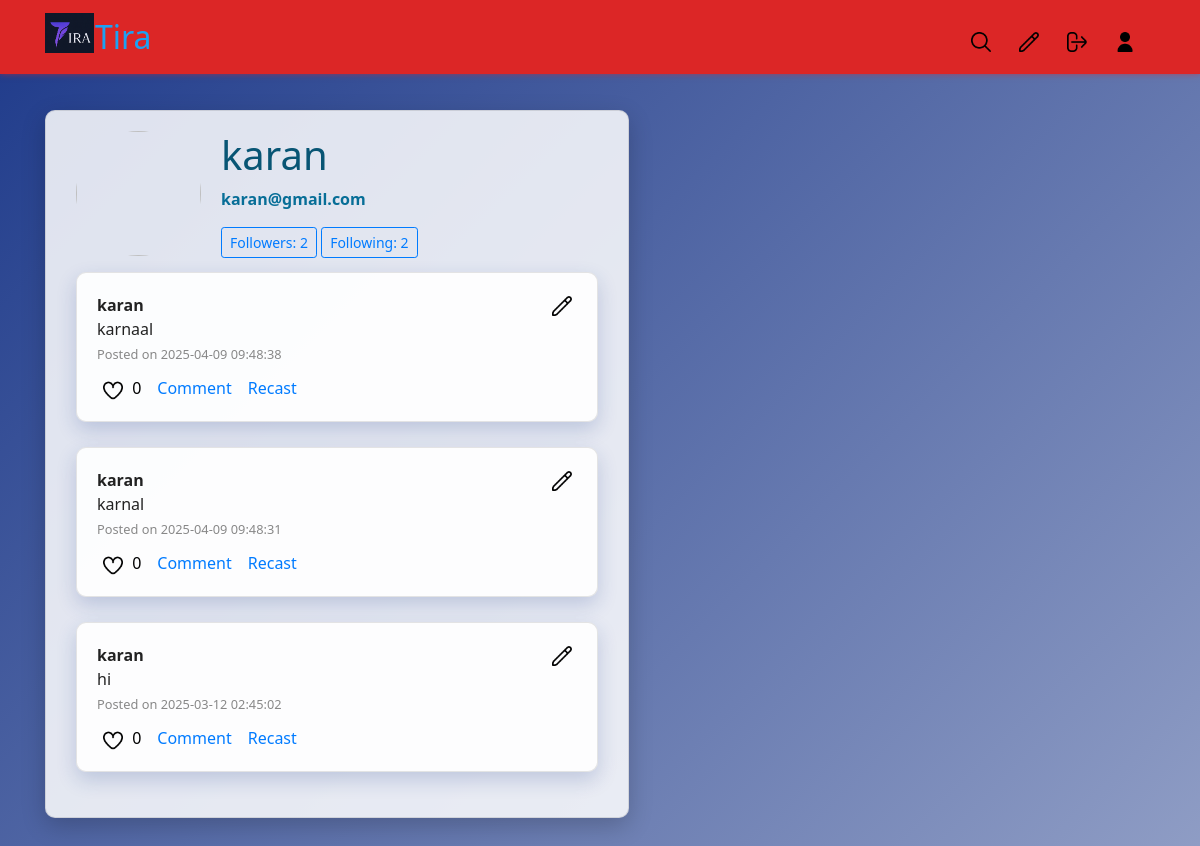
The app's page /dashboard/karan (signed in) with its own data.
### project/model.py (models this page shows, shortened)
class User(db.Model, UserMixin):
    id = db.Column(db.Integer, primary_key=True)
    username = db.Column(db.String(20), unique=True, nullable=False)
    email = db.Column(db.String(120), unique=True, nullable=False)
    image_file = db.Column(db.String(20), nullable=False, default='default.jpg')
    password = db.Column(db.String(60), nullable=False)
    posts = db.relationship('Post', backref='author', lazy=True)
    followers = db.relationship('Follow', foreign_keys='Follow.following', backref='followed', lazy='dynamic')
    followings = db.relationship('Follow', foreign_keys='Follow.follower', backref='follower_user', lazy='dynamic')
    sent_messages = db.relationship('ChatMessage', foreign_keys='ChatMessage.sender_id', backref='sender', lazy=True)
    received_messages = db.relationship('ChatMessage', foreign_keys='ChatMessage.receiver_id', backref='receiver', lazy=True)

class Post(db.Model):
    id = db.Column(db.Integer, primary_key=True)
    content = db.Column(db.Text, nullable=False)
    date_posted = db.Column(db.DateTime, nullable=False, default=datetime.utcnow)
    is_public = db.Column(db.Boolean, default=True)
    like_counter = db.Column(db.Integer, default=0)
    user_id = db.Column(db.Integer, db.ForeignKey('user.id'), nullable=False)
    user = db.relationship('User', backref=db.backref('user_posts', lazy=True))

### project/routes.py (the view)
@app.route('/dashboard/<username>')
@login_required
def dashboard(username):
    user = User.query.filter_by(username=username).first_or_404()
    posts = Post.query.filter_by(user_id=user.id).order_by(Post.date_posted.desc()).all()
    return render_template("dashboard.html", user=user, posts=posts)

### project/model.py (called while the page is built)
@login_manager.user_loader
def load_user(user_id):
    return User.query.get(int(user_id))

### project/routes.py (called while the page is built)
@app.before_request
def before_request():
    g.user = current_user if current_user.is_authenticated else None

### project/templates/dashboard.html (shortened to what this page needs)
{% extends "layout2.html" %}
{% block content %}
<div class="content-section">
    <div class="media">
      <img class="rounded-circle account-img" src="{{ image_file }}">
      <div class="media-body">
        <h2 class="account-heading" style="color: rgb(8, 85, 116);">{{ current_user.username }}</h2>
        <p class="text-secondary" style="font-weight: bold">{{ current_user.email }}</p>
        <div style="margin-top: 10px;">
          <a href="{{ url_for('followers', username=current_user.username) }}" class="btn btn-outline-primary btn-sm">Followers: {{ current_user.followers.count() }}</a>
          <a href="{{ url_for('followings', username=current_user.username) }}" class="btn btn-outline-primary btn-sm">Following: {{ current_user.followings.count() }}</a>
        </div>
      </div>
    </div>
    {% for post in posts %}
    <div class="post-box">
    <div style="display: flex; justify-content: space-between; align-items: center;">
        <p><strong>{{ post.author.username }}</strong></p>
        {% if post.author.id == current_user.id %}
        <a href="{{ url_for('edit_post', post_id=post.id) }}" style="font-size: 14px; color: #007bff;"><img src="/static/edit.png" alt="Liked" style="width: 20px; height: 20px; margin-right: 5px;"></a>
        {% endif %}
    </div>
    <p>{{ post.content }}</p>
    <small style="color: #888;">Posted on {{ post.date_posted.strftime('%Y-%m-%d %H:%M:%S') }}</small>
    <div style="margin-top: 10px; display: flex; gap: 10px; align-items: center;">
        <form action="{{ url_for('toggle_like1', post_id=post.id) }}" method="POST" style="display: inline;">
            <button type="submit" style="border: none; background: none; cursor: pointer;">
                {% if post.id in liked_posts %}
                    <img src="/static/heart1.png" alt="Liked" style="width: 20px; height: 20px; margin-right: 5px;">
                {% else %}
                    <img src="/static/heart.png" alt="Like" style="width: 20px; height: 20px; margin-right: 5px;">
                {% endif %}
                {{ post.like_counter }}
            </button>
        </form>
        <a style="text-decoration: none; color: #007bff;">
             Comment
        </a>
            <button type="submit" style="border: none; background: none; cursor: pointer; color: #007bff;">
                 Recast
            </button>
    </div>
</div>
{% else %}
<p>No posts to display.</p>
{% endfor %}
</div>
{% endblock content %}

### project/static/css/main.css (style rules this page uses)
body { font-family: 'Segoe UI', sans-serif; margin: 0; padding: 0; background: linear-gradient(135deg, #1e3a8a, #ffffff, #dc2626); background-size: 400% 400%; animation: gradientShift 15s ease infinite; color: #14142b; display: flex; flex-direction: column; align-items: center; min-height: 100vh; }
h1, h2, h3, h4, h5, h6 { color: #1e3a8a; }
.content-section { background-color: rgba(255, 255, 255, 0.85); color: #111; padding: 20px 30px; border-radius: 10px; margin: 30px 0; border: 1px solid rgba(0, 0, 0, 0.1); box-shadow: 0 8px 25px rgba(0, 0, 0, 0.2); width: 80%; }
.account-img { height: 125px; width: 125px; margin-right: 20px; margin-bottom: 16px; border-radius: 50%; }
.account-heading { font-size: 2.5rem; color: #1e3a8a; }
.text-secondary { color: rgb(7, 110, 151) !important; }
.post-box { border: 1px solid rgba(0, 0, 0, 0.1); border-radius: 10px; padding: 20px; margin-bottom: 25px; background-color: rgba(255, 255, 255, 0.9); color: #222; box-shadow: 0 8px 20px rgba(30, 58, 138, 0.2); transition: transform 0.2s ease, box-shadow 0.2s ease; }
.post-box small { color: #555; }
.post-box p { margin: 0; color: #222; }

### records on screen
User: username "karan", email "karan@gmail.com"
Post: author.username "karan", content "karnaal", date_posted "2025-04-09 09:48:38", like_counter "0"
Post: author.username "karan", content "karnal", date_posted "2025-04-09 09:48:31", like_counter "0"
Post: author.username "karan", content "hi", date_posted "2025-03-12 02:45:02", like_counter "0"

### other values on screen
{{ current_user.followers.count() }} "2"
{{ current_user.followings.count() }} "2"
